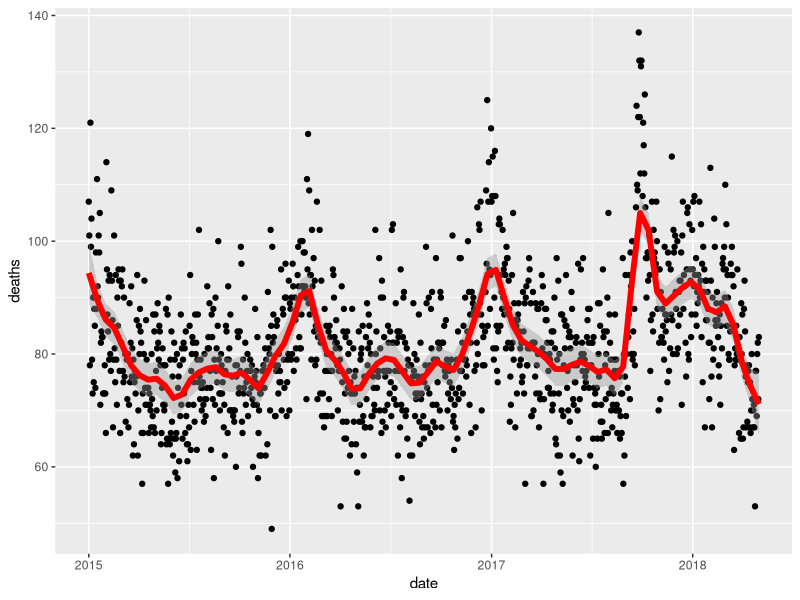
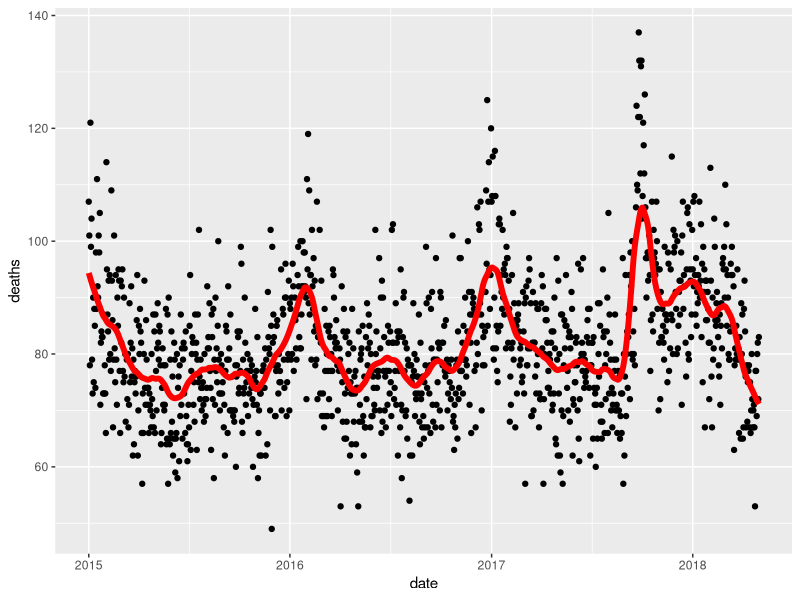
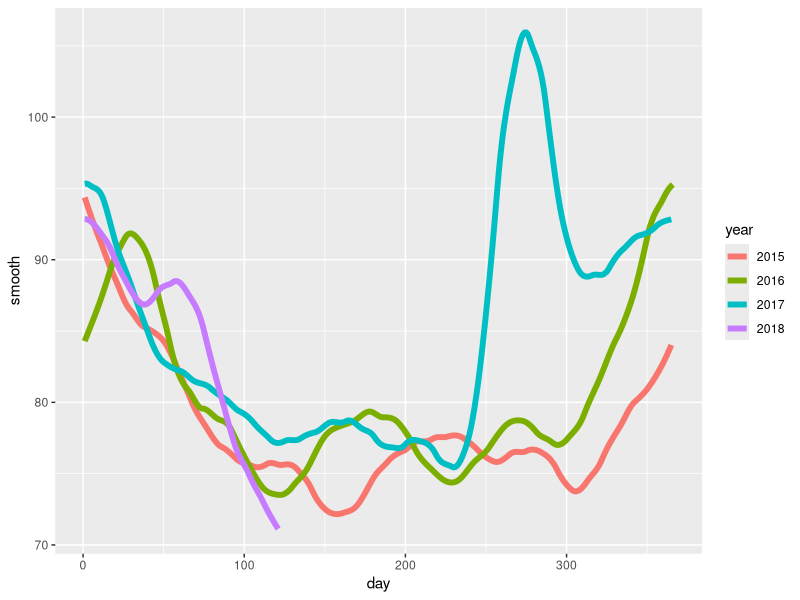
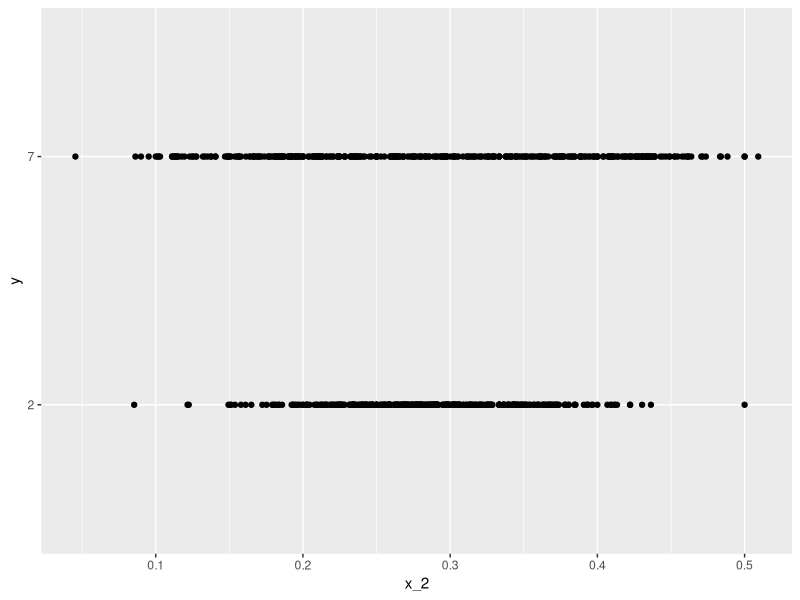
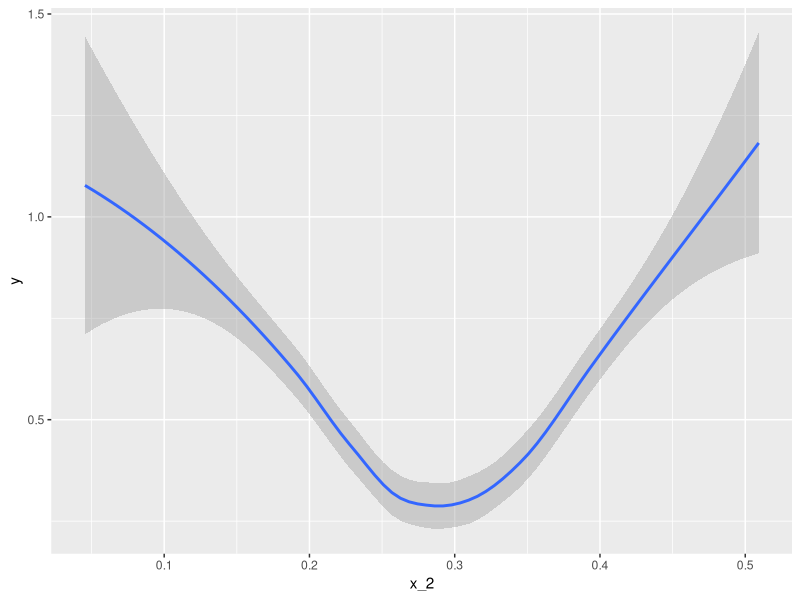

Write R code to recreate these figures, in order.
library(tidyverse)
library(lubridate)
library(purrr)
library(pdftools)

fn <- system.file("extdata", "RD-Mortality-Report_2015-18-180531.pdf", package="dslabs")
dat <- map_df(str_split(pdf_text(fn), "\n"), function(s){
  s <- str_trim(s)
  header_index <- str_which(s, "2015")[1]
  tmp <- str_split(s[header_index], "\\s+", simplify = TRUE)
  month <- tmp[1]
  header <- tmp[-1]
  tail_index  <- str_which(s, "Total")
  n <- str_count(s, "\\d+")
  out <- c(1:header_index, which(n==1), which(n>=28), tail_index:length(s))
  s[-out] %>%
    str_remove_all("[^\\d\\s]") %>%
    str_trim() %>%
    str_split_fixed("\\s+", n = 6) %>%
    .[,1:5] %>%
    as_data_frame() %>% 
    setNames(c("day", header)) %>%
    mutate(month = month,
           day = as.numeric(day)) %>%
    gather(year, deaths, -c(day, month)) %>%
    mutate(deaths = as.numeric(deaths))
}) %>%
  mutate(month = recode(month, "JAN" = 1, "FEB" = 2, "MAR" = 3, "APR" = 4, "MAY" = 5, "JUN" = 6, 
                        "JUL" = 7, "AGO" = 8, "SEP" = 9, "OCT" = 10, "NOV" = 11, "DEC" = 12)) %>%
  mutate(date = make_date(year, month, day)) %>%
  dplyr::filter(date <= "2018-05-01")


head(dat)

# Q1
span <- 60 / as.numeric(diff(range(dat$date)))
dat %>% ggplot(aes(date, deaths)) +
  geom_point() + 
  geom_smooth(method = "loess", span = span, method.args = list(degree=1),col = "red",lwd = 2)

span <- 60 / as.numeric(diff(range(dat$date)))
fit <- dat %>% mutate(x = as.numeric(date)) %>% loess(deaths ~ x, data = ., span = span, degree = 1)
dat %>% mutate(smooth = predict(fit, as.numeric(date))) %>%
  ggplot() +
  geom_point(aes(date, deaths)) +
  geom_line(aes(date, smooth), lwd = 2, col = "red")

# Q2
dat %>% 
  mutate(smooth = predict(fit, as.numeric(date)), day = yday(date), year = as.character(year(date))) %>%
  ggplot(aes(day, smooth, col = year)) +
  geom_line(lwd = 2)

# Q3
library(broom)
library(dslabs)
data("mnist_27")
mnist_27$train %>% glm(y ~ x_2, family = "binomial", data = .) %>% tidy()
qplot(x_2, y, data = mnist_27$train)

mnist_27$train %>% 
  mutate(y = ifelse(y == "7",1,0)) %>% 
  ggplot(aes(x_2, y)) + geom_smooth(method = "loess")
